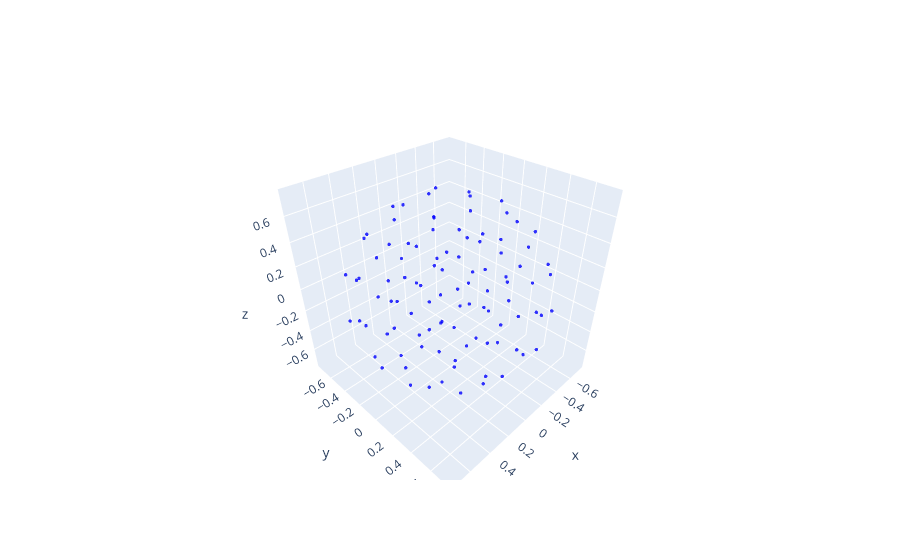

Notebook code cell kept with this figure:
### Code cell
from torch_pointcloud.utils.geometry import gradient_optimization_spherical_points, spherical_lloyd
from torch_pointcloud.utils.plotly import plot_points

kernel_points_v2, grad = gradient_optimization_spherical_points(
    radius=1.0,
    num_points=100,
    fixed='none',
    ratio=0.66,
)

plot_points(kernel_points_v2)
